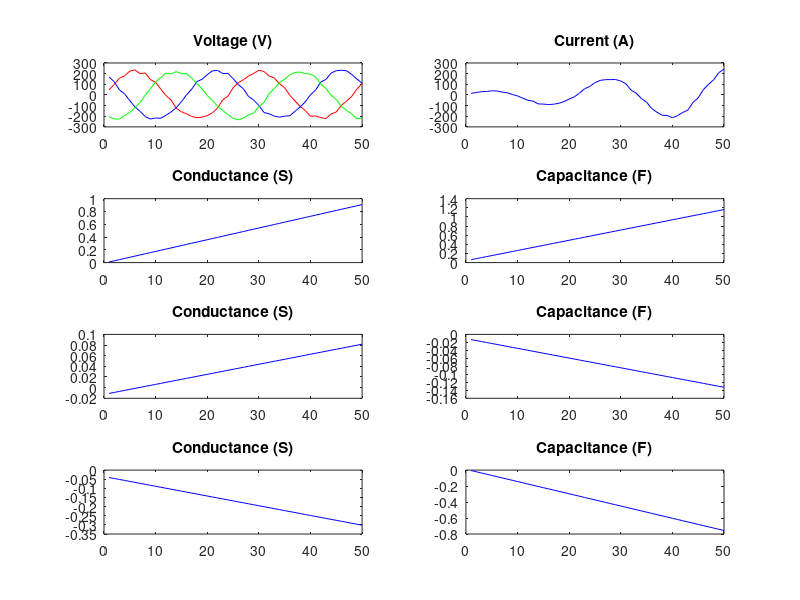

The MATLAB source for this figure: (Note: this script raises an error after producing the figure.)
function ret = test_3p()
  function ret = addNoise(sig, rate)
    len = length(sig);
    ret = sig;
    rms = 0;
    for i=1:1:len
      rms += sig(i)*sig(i)/len;
    endfor
    rms = sqrt(rms);
    for i=1:1:len
      ret(i) += (2*rand() - 1)*rms*rate;
    endfor
  endfunction

  function [g, c, dcdn] = refreshValues(a, b, x)
    g = polyFunc(a, x);
    c = polyFunc(b, x);
    dcdn = diff_polyFunc(b, x);
  endfunction

  function ret = polyFunc(a, x)
    ret = 0;
    for m=1:1:length(x)
      for p=1:1:length(a)
        ret += a(p).*x.^(p-1);
      endfor
    endfor
  endfunction

  function ret = diff_polyFunc(a, x)
    ret = 0;
    for m=1:1:length(x)
      for p=1:1:length(a)
        ret += (p-1)*a(p).*x.^(p-2);
      endfor
    endfor
  endfunction

  function ret = Current(v, dvdn, g, c, dcdn)
    ret = ( g + dcdn ) .* v + c .* dvdn;
  endfunction

  function ret = Avg(vals)
    ret = 0;
    len = length(vals);
    for k=1:1:len
      ret += vals(k)/len;
    endfor
  endfunction

  Len = 50;
  Period = 24;
  Cycl = Len/Period;
  Vp = 220;

  w = 2*pi/Period;

  printf("SampleLength: %d\r\n", Len);
  printf("Sample Cycles: %d\r\n", Cycl);
  printf("Period: %d\r\n\r\n", Period);

  n_t = 1:1:Len;
  a1_t = [ 0.002*rand()-0.001 0.002*rand()-0.001 ];
  b1_t = [ 0.002*rand()-0.001 0.002*rand()-0.001 ];
  a2_t = [ 0.002*rand()-0.001 0.002*rand()-0.001 ];
  b2_t = [ 0.002*rand()-0.001 0.002*rand()-0.001 ];
  a3_t = [ 0.002*rand()-0.001 0.002*rand()-0.001 ];
  b3_t = [ 0.002*rand()-0.001 0.002*rand()-0.001 ];

  V1_t = Vp*sin(w*n_t);
  V2_t = Vp*sin(w*n_t + 2*pi/3);
  V3_t = Vp*sin(w*n_t - 2*pi/3);
  V1_t = addNoise(V1_t, 0.1);
  V2_t = addNoise(V2_t, 0.1);
  V3_t = addNoise(V3_t, 0.1);

  dV1dn_t = w*Vp*cos(w*n_t);
  dV2dn_t = w*Vp*cos(w*n_t + 2*pi/3);
  dV3dn_t = w*Vp*cos(w*n_t - 2*pi/3);
  dV1dn_t = addNoise(dV1dn_t, 0.1);
  dV2dn_t = addNoise(dV2dn_t, 0.1);
  dV3dn_t = addNoise(dV3dn_t, 0.1);

  [G1_t, C1_t, dC1dn_t] = refreshValues(a1_t, b1_t, n_t);
  [G2_t, C2_t, dC2dn_t] = refreshValues(a2_t, b2_t, n_t);
  [G3_t, C3_t, dC3dn_t] = refreshValues(a3_t, b3_t, n_t);
  I_t = Current(V1_t(n_t), dV1dn_t(n_t), G1_t(n_t), C1_t(n_t), dC1dn_t(n_t)) +...
        Current(V2_t(n_t), dV2dn_t(n_t), G2_t(n_t), C2_t(n_t), dC2dn_t(n_t)) +...
        Current(V3_t(n_t), dV3dn_t(n_t), G3_t(n_t), C3_t(n_t), dC3dn_t(n_t));
  I_t = addNoise(I_t, 0.01);

  inputGraph = figure(1);
  subplot(4,2,1);
  plot(n_t, V1_t, 'r', n_t, V2_t, 'b',n_t, V3_t, 'g');
  title('Voltage (V)');
  subplot(4,2,2);
  plot(n_t, I_t, 'b');
  title('Current (A)');
  subplot(4,2,3);
  plot(n_t, G1_t, 'b');
  title('Conductance (S)');
  subplot(4,2,5);
  plot(n_t, G2_t, 'b');
  title('Conductance (S)');
  subplot(4,2,7);
  plot(n_t, G3_t, 'b');
  title('Conductance (S)');
  subplot(4,2,4);
  plot(n_t, C1_t, 'b');
  title('Capacitance (F)');
  subplot(4,2,6);
  plot(n_t, C2_t, 'b');
  title('Capacitance (F)');
  subplot(4,2,8);
  plot(n_t, C3_t, 'b');
  title('Capacitance (F)');

  n_r = [];
  G1_r = [];
  G2_r = [];
  G3_r = [];
  C1_r = [];
  C2_r = [];
  C3_r = [];
  inputGraph = figure(2);
  n_r0=1:1:Len-Period;
  for i=n_r0
    n_t0 = i:1:i+Period-1;
    printf("idx: %d\r\n", i);
    ret = rcmeter_3pfunc(1:1:Period, V1_t(n_t0), V2_t(n_t0), V3_t(n_t0), dV1dn_t(n_t0), dV2dn_t(n_t0), dV3dn_t(n_t0), I_t(n_t0));

    n_r = [n_r; i+Period/2];
    G1_r = [G1_r; Avg(ret.G1)];
    G2_r = [G2_r; Avg(ret.G2)];
    G3_r = [G3_r; Avg(ret.G3)];
    C1_r = [C1_r; Avg(ret.C1)];
    C2_r = [C2_r; Avg(ret.C2)];
    C3_r = [C3_r; Avg(ret.C3)];

    subplot(4,2,1);
    plot(n_t, V1_t, 'r', n_t, V2_t, 'b',n_t, V3_t, 'g');
    title('Voltage (V)');
    subplot(4,2,2);
    plot(n_t, I_t, 'b');
    title('Current (A)');
    subplot(4,2,3);
    plot(n_t, G1_t, 'bo', n_r, G1_r, 'rx');
    title('Conductance (S)');
    subplot(4,2,5);
    plot(n_t, G2_t, 'bo', n_r, G2_r, 'rx');
    title('Conductance (S)');
    subplot(4,2,7);
    plot(n_t, G3_t, 'bo', n_r, G3_r, 'rx');
    title('Conductance (S)');
    subplot(4,2,4);
    plot(n_t, C1_t, 'bo', n_r, C1_r, 'rx');
    title('Capacitance (F)');
    subplot(4,2,6);
    plot(n_t, C2_t, 'bo', n_r, C2_r, 'rx');
    title('Capacitance (F)');
    subplot(4,2,8);
    plot(n_t, C3_t, 'bo', n_r, C3_r, 'rx');
    title('Capacitance (F)');
    drawnow;
  endfor

  printf("\r\nTrue Values\r\n");
  printf("G1 = %f\r\n",Avg(G1_t));
  printf("C1 = %f\r\n",Avg(G2_t));
  printf("G2 = %f\r\n",Avg(G3_t));
  printf("C2 = %f\r\n",Avg(C1_t));
  printf("G3 = %f\r\n",Avg(C2_t));
  printf("C3 = %f\r\n",Avg(C3_t));

  printf("\r\nEstimated Values\r\n");
  printf("G1 = %f\r\n",Avg(G1_r));
  printf("C1 = %f\r\n",Avg(G2_r));
  printf("G2 = %f\r\n",Avg(G3_r));
  printf("C2 = %f\r\n",Avg(C1_r));
  printf("G3 = %f\r\n",Avg(C2_r));
  printf("C3 = %f\r\n",Avg(C3_r));

endfunction
